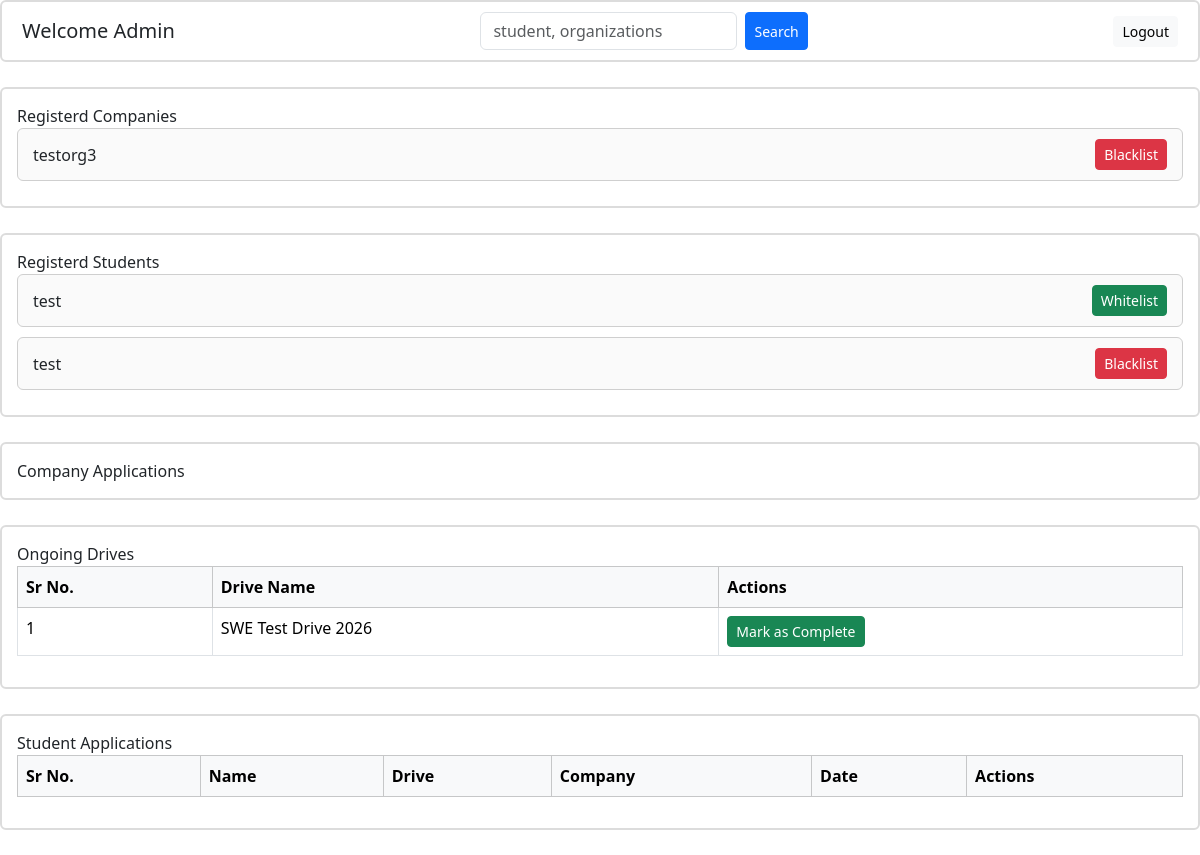
The app's page /admin/dashboard (signed in) with its own data.
### placementportalcode/models.py (models this page shows, shortened)
class Company(db.Model):
    __tablename__ = "company"
    company_id=db.Column(db.Integer,primary_key=True)
    company_name=db.Column(db.String(100),nullable=False)
    hr_contact=db.Column(db.String(100),nullable=False)
    company_website=db.Column(db.String(100),nullable=False)
    approval_status=db.Column(db.String(20),
                              default=CompanyEnumStatus.PENDING.value,
                              nullable=False
                              )
    user_id = db.Column(
        db.Integer,
        db.ForeignKey("user.id"),
        nullable=False,
        unique=True   # ensures one-to-one
    )
    drives=db.relationship(
        "PlacementDrive",
        back_populates='company',
        cascade="all, delete-orphan"
    )
    user = db.relationship("User", back_populates="company")

class User(db.Model):
    __tablename__ = "user"
    id=db.Column(db.Integer,primary_key=True)
    username=db.Column(db.String(100),nullable=False,unique=True)
    password_hash=db.Column(db.String(255),nullable=False)
    name=db.Column(db.String(100),nullable=False)
    dob=db.Column(db.Date)
    role=db.Column(db.String(20),default=RoleEnum.STUDENT.value,nullable=False)
    eligible = db.Column(
        db.Boolean,
        nullable=True,
        default=True
    )
    applications=db.relationship(
        "Application",
        back_populates='student',
        cascade="all, delete-orphan"
    )
    company = db.relationship(
        "Company",
        back_populates="user",
        uselist=False,   # one-to-one
        cascade="all, delete-orphan"
    )

class PlacementDrive(db.Model):
    __tablename__ = "placement_drive"
    drive_id=db.Column(db.Integer,primary_key=True)
    drive_name = db.Column(db.String(100), nullable=False)
    company_id=db.Column(
        db.Integer,
        db.ForeignKey("company.company_id"),
        nullable=False,
    )
    job_title=db.Column(db.String(100),nullable=False)
    job_desc=db.Column(db.String(1000),nullable=False)
    eligibility_criteria=db.Column(db.String(500),nullable=False)
    status=db.Column(db.String(20)
                     ,default=DriveApprovalStatusEnum.PENDING.value
                     ,nullable=False)
    application_deadline=db.Column(db.DateTime,nullable=False)
    ctc = db.Column(
        db.String(50),
        nullable=False,
        default="Not Disclosed"
    )
    company=db.relationship(
        "Company",
        back_populates="drives"
    )
    applications=db.relationship(
        "Application",
        back_populates="drive",
        cascade="all, delete-orphan"
    )

### placementportalcode/admin/routes.py (the view)
@admin_bp.route("/dashboard",methods=[HTTPMethod.GET] )
def dashboard():
    user_id=session.get("user_id")
    if not user_id:
        return redirect(url_for("auth.login"))
    user=User.query.get(user_id)
    if not user:
        return redirect(url_for("auth.login"))
    if user.role!=RoleEnum.ADMIN.value:
        return redirect(url_for("auth.login"))
    now=datetime.now()
    company_applications=Company.query.filter_by(approval_status=CompanyEnumStatus.PENDING.value)
    registered_companies=Company.query.filter_by(approval_status=CompanyEnumStatus.APPROVED.value)
    registered_students=User.query.filter_by(role=RoleEnum.STUDENT.value )
    ongoing_drives=PlacementDrive.query.filter(PlacementDrive.application_deadline <now,PlacementDrive.status!=DriveApprovalStatusEnum.CLOSED.value)
    return render_template("admin/dashboard.html",company_applications=company_applications,registered_companies=registered_companies,registered_students=registered_students,ongoing_drives=ongoing_drives)

### placementportalcode/templates/admin/dashboard.html (shortened to what this page needs)
{% from "components/button.html" import action_button %}
{% from "components/post_button.html" import action_post_button %}
{% extends 'base.html'%}
{% block extra_css %}
<link rel="stylesheet" href="{{ url_for('static', filename='css/admin.css') }}">
{%endblock%}
{% block content%}
<div class="header-bar d-flex justify-content-between align-items-center">
    <h5 class="mb-0">Welcome Admin</h5>
    <form class="d-flex" method="GET" action="">
        <input class="form-control me-2" type="search" name="q" placeholder="student, organizations">
        <button class="btn btn-primary btn-sm">Search</button>
    </form>
    {{action_button(url_for("auth.logout"),"Logout","light")}}
</div>
<section class="section-box">
    <div>Registerd Companies</div>
    {% for company in registered_companies %}
    <section class="list-item-box">
        <div>{{company.company_name}}</div>
        {{ action_post_button(
        url_for('admin.update_company_status', company_id=company.company_id),
        "Blacklist",
        "danger",
        name="action",
        value="blacklist"
        ) }}
    </section>
    {%endfor%}
</section>
<section class="section-box">
    <div>Registerd Students</div>
    {% for student in registered_students %}
    <section class="list-item-box">
        <div>{{student.name}}</div>
        {% if student.eligible%}
        {{ action_post_button(
        url_for('admin.update_student_status', student_id=student.id),
        "Blacklist",
        "danger",
        name="action",
        value="blacklist"
        ) }}
        {% else %}
        {{ action_post_button(
        url_for('admin.update_student_status', student_id=student.id),
        "Whitelist",
        "success",
        name="action",
        value="whitelist"
        ) }}
        {%endif%}
    </section>
    {%endfor%}
</section>
<section class="section-box">
    <div>Company Applications</div>
</section>
<section class="section-box">
    <div>Ongoing Drives</div>
    <table class="table table-bordered">
        <thead class="table-light">
            <tr>
                <th>Sr No.</th>
                <th>Drive Name</th>
                <th>Actions</th>
            </tr>
        </thead>
        <tbody>
            {% for drive in ongoing_drives %}
            <tr>
                <td>{{ loop.index }}</td>
                <td>{{drive.drive_name}}</td>
                <td>
                            {{ action_post_button(
            url_for('admin.update_drive_status', drive_id=drive.drive_id),
            "Mark as Complete",
            "success",
            name="action",
            value="close"
            ) }}
                </td>
            </tr>
            {% endfor %}
        </tbody>
    </table>
</section>
<section class="section-box">
    <div>Student Applications</div>
    <table class="table table-bordered">
        <thead class="table-light">
            <tr>
                <th>Sr No.</th>
                <th>Name</th>
                <th>Drive</th>
                <th>Company</th>
                <th>Date</th>
                <th>Actions</th>
            </tr>
        </thead>
    </table>
</section>
{%endblock%}

### placementportalcode/templates/components/post_button.html
{% macro action_post_button(url, text, color="primary", name=None, value=None) %}
<form method="POST" action="{{ url }}" class="d-inline">
    <button type="submit"
            class="btn btn-sm btn-{{ color }}"
            {% if name %} name="{{ name }}" {% endif %}
            {% if value %} value="{{ value }}" {% endif %}>
        {{ text }}
    </button>
</form>
{% endmacro %}

### placementportalcode/static/css/admin.css (style rules this page uses)
.section-box { background: #ffffff; border: 2px solid #dcdcdc; border-radius: 6px; padding: 15px; margin-bottom: 25px; }
.list-item-box { border: 1px solid #cfcfcf; border-radius: 6px; padding: 10px 15px; margin-bottom: 10px; display: flex; justify-content: space-between; align-items: center; background-color: #fafafa; }
.header-bar { background: #ffffff; border: 2px solid #dcdcdc; padding: 10px 20px; border-radius: 6px; margin-bottom: 25px; }

### records on screen
Company: company_name "testorg3", text "Blacklist"
User: name "test", text "Whitelist"
User: name "test", text "Blacklist"
PlacementDrive: drive_name "SWE Test Drive 2026", text "Mark as Complete"

### other values on screen
{{ text }} "Logout"
